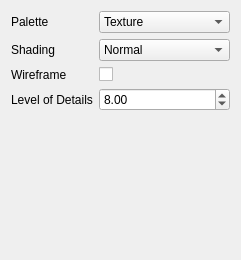
<?xml version="1.0" encoding="UTF-8"?>
<ui version="4.0">
 <class>ParameterDock</class>
 <widget class="QDockWidget" name="ParameterDock">
  <property name="geometry">
   <rect>
    <x>0</x>
    <y>0</y>
    <width>240</width>
    <height>260</height>
   </rect>
  </property>
  <property name="windowTitle">
   <string>Parameters</string>
  </property>
  <widget class="QWidget" name="widget">
   <layout class="QFormLayout" name="formLayout_2">
    <item row="0" column="0">
     <widget class="QLabel" name="paletteLabel">
      <property name="text">
       <string>Palette</string>
      </property>
     </widget>
    </item>
    <item row="0" column="1">
     <widget class="QComboBox" name="paletteComboBox">
      <item>
       <property name="text">
        <string>Texture</string>
       </property>
      </item>
      <item>
       <property name="text">
        <string>White</string>
       </property>
      </item>
      <item>
       <property name="text">
        <string>DEM Screen</string>
       </property>
      </item>
     </widget>
    </item>
    <item row="1" column="0">
     <widget class="QLabel" name="shadingLabel">
      <property name="text">
       <string>Shading</string>
      </property>
     </widget>
    </item>
    <item row="1" column="1">
     <widget class="QComboBox" name="shadingComboBox">
      <item>
       <property name="text">
        <string>Normal</string>
       </property>
      </item>
      <item>
       <property name="text">
        <string>Ambient Occlusion</string>
       </property>
      </item>
     </widget>
    </item>
    <item row="2" column="0">
     <widget class="QLabel" name="wireframeLabel">
      <property name="text">
       <string>Wireframe</string>
      </property>
     </widget>
    </item>
    <item row="2" column="1">
     <widget class="QCheckBox" name="wireframeCheckBox">
      <property name="text">
       <string/>
      </property>
     </widget>
    </item>
    <item row="3" column="0">
     <widget class="QLabel" name="lodLabel">
      <property name="text">
       <string>Level of Details</string>
      </property>
     </widget>
    </item>
    <item row="3" column="1">
     <widget class="QDoubleSpinBox" name="lodDoubleSpinBox">
      <property name="minimum">
       <double>1.000000000000000</double>
      </property>
      <property name="maximum">
       <double>128.000000000000000</double>
      </property>
      <property name="value">
       <double>8.000000000000000</double>
      </property>
     </widget>
    </item>
   </layout>
  </widget>
 </widget>
 <layoutdefault spacing="6" margin="11"/>
 <tabstops>
  <tabstop>paletteComboBox</tabstop>
 </tabstops>
 <resources/>
 <connections/>
</ui>
